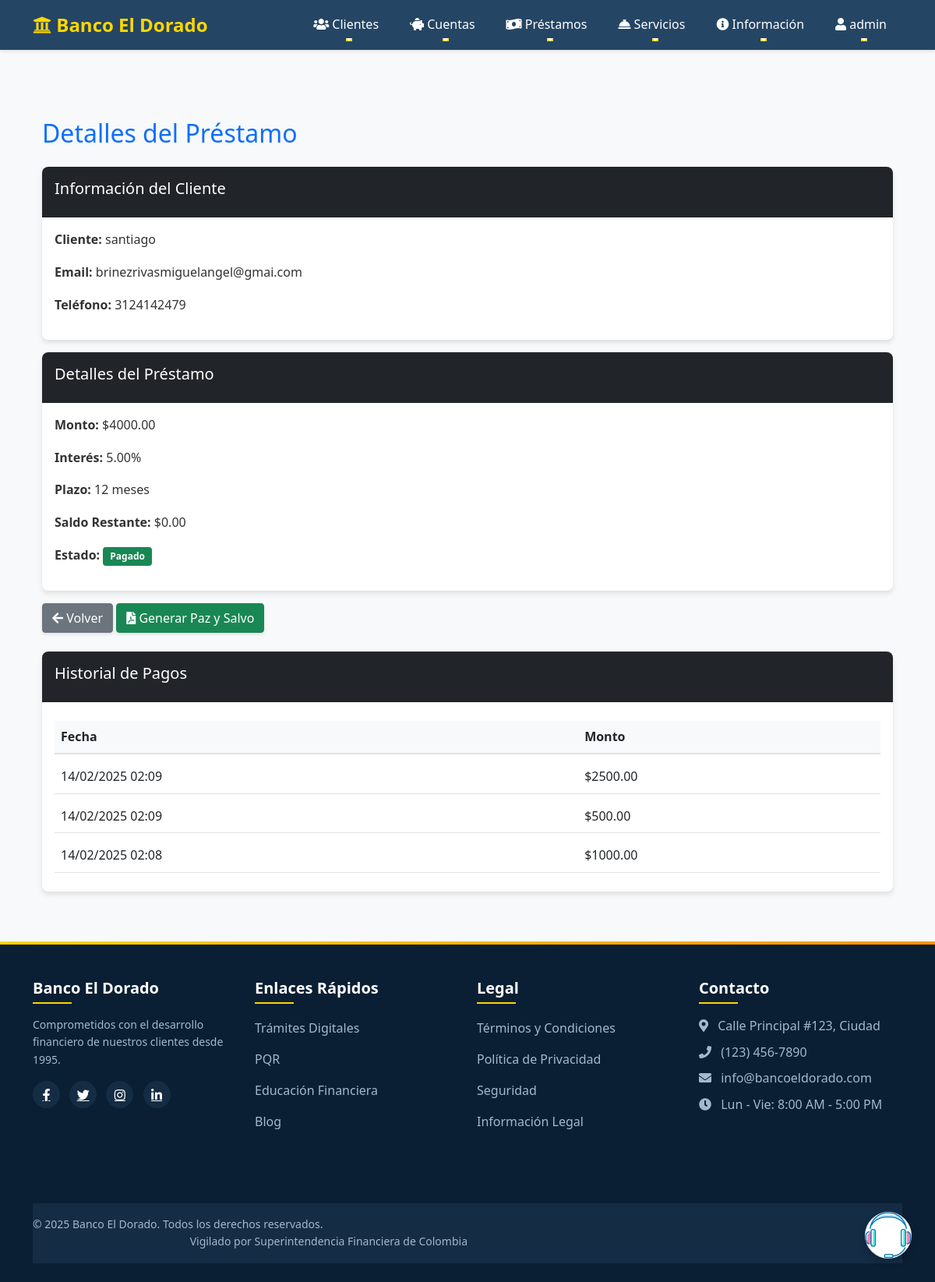
/loans/11/ (signed in), run on the app's committed database.
### blog/models.py (models this page shows, shortened)
class Loan(models.Model):
    STATUS_CHOICES = [
        ('PENDING', 'Pendiente'),
        ('ONGOING', 'En Curso'),
        ('PAID', 'Pagado')
    ]
    client = models.ForeignKey(Client, on_delete=models.CASCADE, related_name='loans')
    amount = models.DecimalField(max_digits=10, decimal_places=2)
    interest_rate = models.DecimalField(max_digits=5, decimal_places=2)
    repayment_term = models.IntegerField(help_text="Número de meses para el reembolso")
    created_at = models.DateTimeField(auto_now_add=True)
    updated_at = models.DateTimeField(auto_now=True)
    remaining_balance = models.DecimalField(max_digits=10, decimal_places=2)
    status = models.CharField(max_length=10, choices=STATUS_CHOICES, default='PENDING')
    def get_payment_history(self):
        return self.payments.all().order_by('-payment_date')

class Client(models.Model):
    class Status(models.TextChoices):
        OWE = 'O', 'OWE'
        NODEBT = 'ND', 'NODEBT'
    cardId = models.CharField(max_length= 10, null= True, blank = True)
    name = models.CharField(max_length=100)
    image = models.ImageField(upload_to='client_photos/', blank=True, null=True)
    imageSave = models.ImageField(upload_to='client_photos/', blank=True, null=True)
    email = models.EmailField()
    phone_number = models.CharField(max_length=15)
    address = models.CharField(max_length=200)
    created_at = models.DateTimeField(auto_now_add=True)
    updated_at = models.DateTimeField(auto_now=True)
    status = models.CharField(max_length=2,
                              choices=Status.choices,
                              default=Status.NODEBT)  # Estado del cliente por defecto en 'OWE' (deuda)
    class Meta:
        ordering = ['-created_at']
        indexes = [
            models.Index(fields=['-created_at']),
        ]

class Payment(models.Model):
    loan = models.ForeignKey(Loan, on_delete=models.CASCADE, related_name='payments')
    amount = models.DecimalField(max_digits=10, decimal_places=2)
    payment_date = models.DateTimeField(auto_now_add=True)

### blog/views.py (the view)
# urls.py: path('loans/<int:id>/', views.loan_detail, name='loan_detail'),
@login_required
def loan_detail(request, id):
    loan = get_object_or_404(Loan, id=id)
    return render(request, 'loan/loan_detail.html', {'loan': loan})

### blog/templates/loan/loan_detail.html (shortened to what this page needs)
{% extends "base.html" %}
{% block content %}
<div class="container mt-4">
    <h2 class="mb-4 text-primary">Detalles del Préstamo</h2>
    <div class="card">
        <div class="card-header bg-dark text-white">
            <h5>Información del Cliente</h5>
        </div>
        <div class="card-body">
            <p><strong>Cliente:</strong> {{ loan.client.name }}</p>
            <p><strong>Email:</strong> {{ loan.client.email }}</p>
            <p><strong>Teléfono:</strong> {{ loan.client.phone_number }}</p>
        </div>
    </div>
    <div class="card mt-3">
        <div class="card-header bg-dark text-white">
            <h5>Detalles del Préstamo</h5>
        </div>
        <div class="card-body">
            <p><strong>Monto:</strong> ${{ loan.amount }}</p>
            <p><strong>Interés:</strong> {{ loan.interest_rate }}%</p>
            <p><strong>Plazo:</strong> {{ loan.repayment_term }} meses</p>
            <p><strong>Saldo Restante:</strong> ${{ loan.remaining_balance }}</p>
            <p><strong>Estado:</strong>
                <span class="badge {% if loan.status == 'PAID' %}bg-success{% else %}bg-warning{% endif %}">
                    {{ loan.get_status_display }}
                </span>
            </p>
        </div>
    </div>
    <div class="mt-3">
        <a href="{% url 'blog:loan_list' %}" class="btn btn-secondary">
            <i class="fas fa-arrow-left"></i> Volver
        </a>
        {% if loan.status == 'PAID' %}
            <a href="{% url 'blog:generate_paz_y_salvo' loan.id %}" class="btn btn-success">
                <i class="fas fa-file-pdf"></i> Generar Paz y Salvo
            </a>
        {% endif %}
    </div>
    <div class="card mt-4">
        <div class="card-header bg-dark text-white">
            <h5>Historial de Pagos</h5>
        </div>
        <div class="card-body">
            {% if loan.get_payment_history %}
                <table class="table">
                    <thead>
                        <tr>
                            <th>Fecha</th>
                            <th>Monto</th>
                        </tr>
                    </thead>
                    <tbody>
                        {% for payment in loan.get_payment_history %}
                        <tr>
                            <td>{{ payment.payment_date|date:"d/m/Y H:i" }}</td>
                            <td>${{ payment.amount }}</td>
                        </tr>
                        {% endfor %}
                    </tbody>
                </table>
            {% else %}
                <p class="text-muted">No hay pagos registrados.</p>
            {% endif %}
        </div>
    </div>
</div>
{% endblock %}

### blog/templates/base.html (shortened to what this page needs)
{% load static %}
<!DOCTYPE html>
<html lang="es">
<head>
    <link href="https://cdn.jsdelivr.net/npm/bootstrap@5.1.3/dist/css/bootstrap.min.css" rel="stylesheet">
    <link rel="stylesheet" href="https://cdnjs.cloudflare.com/ajax/libs/font-awesome/5.15.4/css/all.min.css">
    <link rel="stylesheet" href="https://cdnjs.cloudflare.com/ajax/libs/aos/2.3.4/aos.css" />
</head>
<body>
    <nav class="navbar navbar-expand-lg navbar-dark fixed-top">
        <div class="container">
            <a class="navbar-brand" href="{% url 'blog:home' %}">
                <i class="fas fa-university"></i> Banco El Dorado
            </a>
            <div class="collapse navbar-collapse" id="navbarNav">
                <ul class="navbar-nav ms-auto">
                    {% if user.is_authenticated %}
                        <li class="nav-item dropdown">
                            <a class="nav-link dropdown-toggle" href="#" id="clientesDropdown" role="button" data-bs-toggle="dropdown">
                                <i class="fas fa-users"></i> Clientes
                            </a>
                        </li>
                        <li class="nav-item dropdown">
                            <a class="nav-link dropdown-toggle" href="#" id="cuentasDropdown" role="button" data-bs-toggle="dropdown">
                                <i class="fas fa-piggy-bank"></i> Cuentas
                            </a>
                        </li>
                        <li class="nav-item dropdown">
                            <a class="nav-link dropdown-toggle" href="#" id="prestamosDropdown" role="button" data-bs-toggle="dropdown">
                                <i class="fas fa-money-bill-wave"></i> Préstamos
                            </a>
                        </li>
                        <li class="nav-item dropdown">
                            <a class="nav-link dropdown-toggle" href="#" id="serviciosDropdown" role="button" data-bs-toggle="dropdown">
                                <i class="fas fa-concierge-bell"></i> Servicios
                            </a>
                        </li>
                        <li class="nav-item dropdown">
                            <a class="nav-link dropdown-toggle" href="#" id="infoDropdown" role="button" data-bs-toggle="dropdown">
                                <i class="fas fa-info-circle"></i> Información
                            </a>
                        </li>
                        <li class="nav-item dropdown">
                            <a class="nav-link dropdown-toggle" href="#" id="userDropdown" role="button" data-bs-toggle="dropdown">
                                <i class="fas fa-user"></i> {{ user.username }}
                            </a>
                        </li>
                    {% endif %}
                </ul>
            </div>
        </div>
    </nav>
    <div class="main-container">
        <div class="container">
            <div class="content-wrapper">
                {% block content %}{% endblock %}
            </div>
        </div>
    </div>
    <footer class="footer">
        <div class="container">
            <div class="row py-4">
                <div class="col-lg-3 col-md-6 mb-4 mb-lg-0">
                    <h5 class="text-white mb-3">Banco El Dorado</h5>
                    <p class="small text-white-50">
                        Comprometidos con el desarrollo financiero de nuestros clientes desde 1995.
                    </p>
                    <div class="social-links mt-3">
                        <a href="#" class="me-2 text-white" title="Facebook">
                            <i class="fab fa-facebook-f"></i>
                        </a>
                        <a href="#" class="me-2 text-white" title="Twitter">
                            <i class="fab fa-twitter"></i>
                        </a>
                        <a href="#" class="me-2 text-white" title="Instagram">
                            <i class="fab fa-instagram"></i>
                        </a>
                        <a href="#" class="me-2 text-white" title="LinkedIn">
                            <i class="fab fa-linkedin-in"></i>
                        </a>
                    </div>
                </div>
                <div class="col-lg-3 col-md-6 mb-4 mb-lg-0">
                    <h5 class="text-white mb-3">Enlaces Rápidos</h5>
                    <ul class="list-unstyled">
                        <li class="mb-2">
                            <a href="{% url 'blog:tramites' %}" class="text-white-50 text-decoration-none">Trámites Digitales</a>
                        </li>
                        <li class="mb-2">
                            <a href="{% url 'blog:pqr' %}" class="text-white-50 text-decoration-none">PQR</a>
                        </li>
                        <li class="mb-2">
                            <a href="{% url 'blog:educacion' %}" class="text-white-50 text-decoration-none">Educación Financiera</a>
                        </li>
                        <li class="mb-2">
                            <a href="{% url 'blog:blog' %}" class="text-white-50 text-decoration-none">Blog</a>
                        </li>
                    </ul>
                </div>
                <div class="col-lg-3 col-md-6 mb-4 mb-lg-0">
                    <h5 class="text-white mb-3">Legal</h5>
                    <ul class="list-unstyled">
                        <li class="mb-2">
                            <a href="#" class="text-white-50 text-decoration-none">Términos y Condiciones</a>
                        </li>
                        <li class="mb-2">
                            <a href="#" class="text-white-50 text-decoration-none">Política de Privacidad</a>
                        </li>
                        <li class="mb-2">
                            <a href="#" class="text-white-50 text-decoration-none">Seguridad</a>
                        </li>
                        <li class="mb-2">
                            <a href="#" class="text-white-50 text-decoration-none">Información Legal</a>
                        </li>
                    </ul>
                </div>
                <div class="col-lg-3 col-md-6 mb-4 mb-lg-0">
                    <h5 class="text-white mb-3">Contacto</h5>
                    <ul class="list-unstyled text-white-50">
                        <li class="mb-2">
                            <i class="fas fa-map-marker-alt me-2"></i> Calle Principal #123, Ciudad
                        </li>
                        <li class="mb-2">
                            <i class="fas fa-phone me-2"></i> (123) 456-7890
                        </li>
                        <li class="mb-2">
                            <i class="fas fa-envelope me-2"></i> info@bancoeldorado.com
                        </li>
                        <li class="mb-2">
                            <i class="fas fa-clock me-2"></i> Lun - Vie: 8:00 AM - 5:00 PM
                        </li>
                    </ul>
                </div>
            </div>
            <div class="bottom-footer mt-4">
                <div class="col-md-6 text-center text-md-start">
                    <p class="mb-0 text-white-50 small">
                        &copy; {% now "Y" %} Banco El Dorado. Todos los derechos reservados.
                    </p>
                </div>
                <div class="col-md-6 text-center text-md-end">
                    <p class="mb-0 text-white-50 small">
                        Vigilado por Superintendencia Financiera de Colombia
                    </p>
                </div>
            </div>
        </div>
    </footer>
    <div class="help-button">
        <a href="https://www.userlike.com/umc/#/inbox/81431049" target="_blank" rel="noopener noreferrer">
            <img src="{% static 'images/help.ico' %}" alt="Ayuda" class="w-10 h-10">
        </a>
    </div>
</body>
</html>

### data on the page
Loan: client.name "santiago", client.email "brinezrivasmiguelangel@gmai.com", client.phone_number "3124142479", amount "4000.00", interest_rate "5.00", repayment_term "12", remaining_balance "0.00", status "Pagado"
Payment: payment_date "14/02/2025 02:09", amount "2500.00"
Payment: payment_date "14/02/2025 02:09", amount "500.00"
Payment: payment_date "14/02/2025 02:08", amount "1000.00"

### other printed values
{{ user.username }} "admin"
